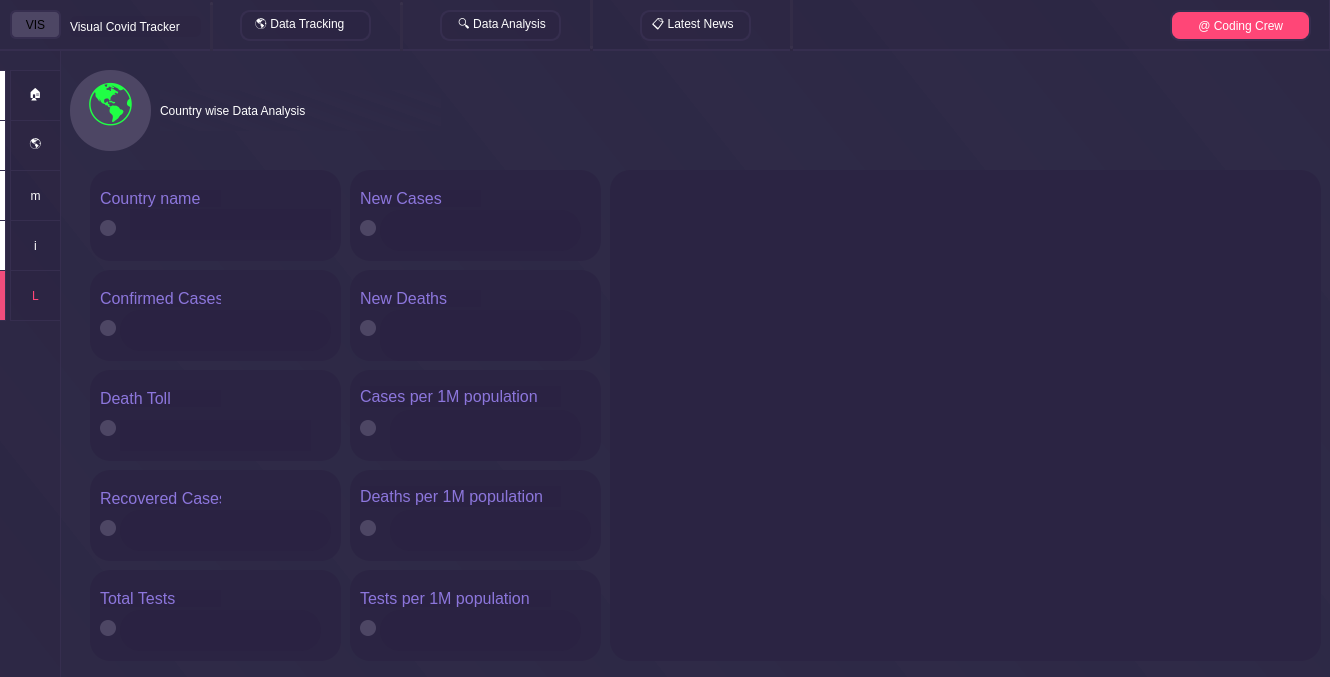
 <widget class="QMainWindow" name="MainWindow">
  <property name="geometry">
   <rect>
    <x>0</x>
    <y>0</y>
    <width>1330</width>
    <height>677</height>
   </rect>
  </property>
  <property name="windowTitle">
   <string>MainWindow</string>
  </property>
  <property name="styleSheet">
   <string notr="true">background-color: qlineargradient(spread:repeat, x1:0.845, y1:0.0625, x2:1, y2:0, stop:0  rgba(47, 42, 71, 255), stop:1  rgba(45, 41, 70, 255))

</string>
  </property>
  <widget class="QWidget" name="centralwidget">
   <widget class="QWidget" name="widget" native="true">
    <property name="geometry">
     <rect>
      <x>-10</x>
      <y>-10</y>
      <width>1341</width>
      <height>61</height>
     </rect>
    </property>
    <property name="styleSheet">
     <string notr="true">background-color: qlineargradient(spread:pad, x1:0, y1:0, x2:1, y2:0, stop:1 rgba(40, 33, 61, 50));
border:2px solid rgb(54, 46, 79)
</string>
    </property>
    <widget class="QPushButton" name="pushButton">
     <property name="geometry">
      <rect>
       <x>20</x>
       <y>20</y>
       <width>51</width>
       <height>29</height>
      </rect>
     </property>
     <property name="styleSheet">
      <string notr="true">border-width: 2px;
border-radius:6px;
font: 75 9pt &quot;Ubuntu&quot;;
background-color: qlineargradient(spread:pad, x1:0, y1:0, x2:1, y2:0, stop:1 rgba(77, 70, 100, 255));
</string>
     </property>
     <property name="text">
      <string>VIS</string>
     </property>
    </widget>
    <widget class="QLabel" name="label">
     <property name="geometry">
      <rect>
       <x>80</x>
       <y>26</y>
       <width>131</width>
       <height>21</height>
      </rect>
     </property>
     <property name="styleSheet">
      <string notr="true">
border-width: 0px;
color: rgb(255, 255, 255);
border-radius:6px;
font: 9pt &quot;Ubuntu&quot;;</string>
     </property>
     <property name="text">
      <string>Visual Covid Tracker</string>
     </property>
    </widget>
    <widget class="QLabel" name="label_2">
     <property name="geometry">
      <rect>
       <x>250</x>
       <y>20</y>
       <width>131</width>
       <height>31</height>
      </rect>
     </property>
     <property name="styleSheet">
      <string notr="true">
border-radius:10px;
color: rgb(255, 255, 255);
font: 9pt &quot;Ubuntu&quot;;</string>
     </property>
     <property name="text">
      <string>   🌎 Data Tracking</string>
     </property>
    </widget>
    <widget class="QLabel" name="label_3">
     <property name="geometry">
      <rect>
       <x>450</x>
       <y>20</y>
       <width>121</width>
       <height>31</height>
      </rect>
     </property>
     <property name="styleSheet">
      <string notr="true">
border-radius:10px;
color: rgb(255, 255, 255);
font: 9pt &quot;Ubuntu&quot;;</string>
     </property>
     <property name="text">
      <string>    🔍 Data Analysis</string>
     </property>
    </widget>
    <widget class="QLabel" name="label_4">
     <property name="geometry">
      <rect>
       <x>650</x>
       <y>20</y>
       <width>111</width>
       <height>31</height>
      </rect>
     </property>
     <property name="styleSheet">
      <string notr="true">
border-radius:10px;
color: rgb(255, 255, 255);
font: 9pt &quot;Ubuntu&quot;;</string>
     </property>
     <property name="text">
      <string>  📋 Latest News</string>
     </property>
    </widget>
    <widget class="QLabel" name="label_5">
     <property name="geometry">
      <rect>
       <x>1180</x>
       <y>20</y>
       <width>141</width>
       <height>31</height>
      </rect>
     </property>
     <property name="styleSheet">
      <string notr="true">border-radius:10px;
font: 9pt &quot;Ubuntu&quot;;
background-color: qlineargradient(spread:pad, x1:0, y1:0, x2:1, y2:0, stop:1 rgba(255, 70, 119, 255));
color: rgb(255, 255, 255);</string>
     </property>
     <property name="text">
      <string>       @ Coding Crew</string>
     </property>
    </widget>
    <widget class="Line" name="line">
     <property name="geometry">
      <rect>
       <x>220</x>
       <y>10</y>
       <width>3</width>
       <height>61</height>
      </rect>
     </property>
     <property name="styleSheet">
      <string notr="true">border-width: 5px;

border-color:qlineargradient(spread:pad, x1:0, y1:0, x2:1, y2:0, stop:1 rgba(97, 91, 117, 25));
background-color: qlineargradient(spread:pad, x1:0, y1:0, x2:1, y2:0, stop:1 rgba(40, 33, 61,255));
</string>
     </property>
     <property name="orientation">
      <enum>Qt::Vertical</enum>
     </property>
    </widget>
    <widget class="Line" name="line_2">
     <property name="geometry">
      <rect>
       <x>800</x>
       <y>0</y>
       <width>3</width>
       <height>61</height>
      </rect>
     </property>
     <property name="styleSheet">
      <string notr="true">border-width: 5px;

border-color:qlineargradient(spread:pad, x1:0, y1:0, x2:1, y2:0, stop:1 rgba(97, 91, 117, 25));
background-color: qlineargradient(spread:pad, x1:0, y1:0, x2:1, y2:0, stop:1 rgba(40, 33, 61,255));
</string>
     </property>
     <property name="orientation">
      <enum>Qt::Vertical</enum>
     </property>
    </widget>
    <widget class="Line" name="line_3">
     <property name="geometry">
      <rect>
       <x>600</x>
       <y>0</y>
       <width>3</width>
       <height>61</height>
      </rect>
     </property>
     <property name="styleSheet">
      <string notr="true">border-width: 5px;

border-color:qlineargradient(spread:pad, x1:0, y1:0, x2:1, y2:0, stop:1 rgba(97, 91, 117, 25));
background-color: qlineargradient(spread:pad, x1:0, y1:0, x2:1, y2:0, stop:1 rgba(40, 33, 61,255));
</string>
     </property>
     <property name="orientation">
      <enum>Qt::Vertical</enum>
     </property>
    </widget>
    <widget class="Line" name="line_4">
     <property name="geometry">
      <rect>
       <x>410</x>
       <y>10</y>
       <width>3</width>
       <height>61</height>
      </rect>
     </property>
     <property name="styleSheet">
      <string notr="true">border-width: 5px;

border-color:qlineargradient(spread:pad, x1:0, y1:0, x2:1, y2:0, stop:1 rgba(97, 91, 117, 25));
background-color: qlineargradient(spread:pad, x1:0, y1:0, x2:1, y2:0, stop:1 rgba(40, 33, 61,255));
</string>
     </property>
     <property name="orientation">
      <enum>Qt::Vertical</enum>
     </property>
    </widget>
   </widget>
   <widget class="QWidget" name="widget_2" native="true">
    <property name="geometry">
     <rect>
      <x>-10</x>
      <y>50</y>
      <width>71</width>
      <height>651</height>
     </rect>
    </property>
    <property name="styleSheet">
     <string notr="true">background-color: qlineargradient(spread:pad, x1:0, y1:0, x2:1, y2:0, stop:1 rgba(40, 33, 61, 50));
border:1px solid rgb(54, 46, 79)
</string>
    </property>
    <widget class="QPushButton" name="pushButton_2">
     <property name="geometry">
      <rect>
       <x>20</x>
       <y>20</y>
       <width>51</width>
       <height>51</height>
      </rect>
     </property>
     <property name="styleSheet">
      <string notr="true">color: rgb(255,255,255);
font: 75 20pt &quot;Ubuntu&quot;;</string>
     </property>
     <property name="text">
      <string>🏠</string>
     </property>
    </widget>
    <widget class="QLabel" name="label_6">
     <property name="geometry">
      <rect>
       <x>0</x>
       <y>20</y>
       <width>16</width>
       <height>51</height>
      </rect>
     </property>
     <property name="styleSheet">
      <string notr="true">background-color: qlineargradient(spread:pad, x1:0, y1:0, x2:1, y2:0, stop:1 rgba(255, 255, 255, 255));
</string>
     </property>
     <property name="text">
      <string/>
     </property>
    </widget>
    <widget class="QLabel" name="label_7">
     <property name="geometry">
      <rect>
       <x>0</x>
       <y>120</y>
       <width>16</width>
       <height>51</height>
      </rect>
     </property>
     <property name="styleSheet">
      <string notr="true">background-color: qlineargradient(spread:pad, x1:0, y1:0, x2:1, y2:0, stop:1 rgba(255, 255, 255, 255));
</string>
     </property>
     <property name="text">
      <string/>
     </property>
    </widget>
    <widget class="QPushButton" name="pushButton_3">
     <property name="geometry">
      <rect>
       <x>20</x>
       <y>70</y>
       <width>51</width>
       <height>51</height>
      </rect>
     </property>
     <property name="toolTip">
      <string>&lt;html&gt;&lt;head/&gt;&lt;body&gt;&lt;p&gt;&lt;span style=&quot; font-weight:600;&quot;&gt;GLOBAL DATA&lt;/span&gt;&lt;/p&gt;&lt;/body&gt;&lt;/html&gt;</string>
     </property>
     <property name="styleSheet">
      <string notr="true">color: rgb(255,255,255);
font: 75 20pt &quot;Ubuntu&quot;;</string>
     </property>
     <property name="text">
      <string>🌎</string>
     </property>
    </widget>
    <widget class="QLabel" name="label_8">
     <property name="geometry">
      <rect>
       <x>0</x>
       <y>170</y>
       <width>16</width>
       <height>51</height>
      </rect>
     </property>
     <property name="styleSheet">
      <string notr="true">background-color: qlineargradient(spread:pad, x1:0, y1:0, x2:1, y2:0, stop:1 rgba(255, 255, 255, 255));
</string>
     </property>
     <property name="text">
      <string/>
     </property>
    </widget>
    <widget class="QPushButton" name="pushButton_4">
     <property name="geometry">
      <rect>
       <x>20</x>
       <y>120</y>
       <width>51</width>
       <height>51</height>
      </rect>
     </property>
     <property name="styleSheet">
      <string notr="true">color: rgb(255,255,255);
font: 30pt &quot;Webdings&quot;;
</string>
     </property>
     <property name="text">
      <string>m</string>
     </property>
    </widget>
    <widget class="QLabel" name="label_9">
     <property name="geometry">
      <rect>
       <x>0</x>
       <y>220</y>
       <width>16</width>
       <height>51</height>
      </rect>
     </property>
     <property name="styleSheet">
      <string notr="true">background-color: qlineargradient(spread:pad, x1:0, y1:0, x2:1, y2:0, stop:1 rgba(240, 77, 124, 255));
</string>
     </property>
     <property name="text">
      <string/>
     </property>
    </widget>
    <widget class="QPushButton" name="pushButton_5">
     <property name="geometry">
      <rect>
       <x>20</x>
       <y>170</y>
       <width>51</width>
       <height>51</height>
      </rect>
     </property>
     <property name="styleSheet">
      <string notr="true">color: rgb(255,255,255);
font: 28pt &quot;Webdings&quot;;
</string>
     </property>
     <property name="text">
      <string>i</string>
     </property>
    </widget>
    <widget class="QPushButton" name="pushButton_6">
     <property name="geometry">
      <rect>
       <x>20</x>
       <y>220</y>
       <width>51</width>
       <height>51</height>
      </rect>
     </property>
     <property name="toolTip">
      <string>&lt;html&gt;&lt;head/&gt;&lt;body&gt;&lt;p&gt;&lt;span style=&quot; font-weight:600;&quot;&gt;GLOBAL DATA&lt;/span&gt;&lt;/p&gt;&lt;/body&gt;&lt;/html&gt;</string>
     </property>
     <property name="styleSheet">
      <string notr="true">color: rgb(255, 69, 118);
font: 35pt &quot;Webdings&quot;;</string>
     </property>
     <property name="text">
      <string>L</string>
     </property>
    </widget>
    <widget class="QLabel" name="label_10">
     <property name="geometry">
      <rect>
       <x>0</x>
       <y>70</y>
       <width>16</width>
       <height>51</height>
      </rect>
     </property>
     <property name="styleSheet">
      <string notr="true">background-color: qlineargradient(spread:pad, x1:0, y1:0, x2:1, y2:0, stop:1 rgba(255, 255, 255, 255));
</string>
     </property>
     <property name="text">
      <string/>
     </property>
    </widget>
    <zorder>pushButton_6</zorder>
    <zorder>pushButton_2</zorder>
    <zorder>label_6</zorder>
    <zorder>label_7</zorder>
    <zorder>pushButton_3</zorder>
    <zorder>label_8</zorder>
    <zorder>pushButton_4</zorder>
    <zorder>label_9</zorder>
    <zorder>pushButton_5</zorder>
    <zorder>label_10</zorder>
   </widget>
   <widget class="QLabel" name="label_11">
    <property name="geometry">
     <rect>
      <x>160</x>
      <y>90</y>
      <width>281</width>
      <height>41</height>
     </rect>
    </property>
    <property name="styleSheet">
     <string notr="true">color: rgb(255, 255, 255);
font: 75 16pt &quot;Ubuntu&quot;;</string>
    </property>
    <property name="text">
     <string>Country wise Data Analysis</string>
    </property>
   </widget>
   <widget class="QPushButton" name="mp">
    <property name="geometry">
     <rect>
      <x>70</x>
      <y>70</y>
      <width>81</width>
      <height>81</height>
     </rect>
    </property>
    <property name="font">
     <font>
      <family>Ubuntu</family>
      <pointsize>35</pointsize>
      <weight>9</weight>
      <italic>false</italic>
      <bold>false</bold>
     </font>
    </property>
    <property name="toolTip">
     <string>&lt;html&gt;&lt;head/&gt;&lt;body&gt;&lt;p&gt;To View The Map Again&lt;/p&gt;&lt;/body&gt;&lt;/html&gt;</string>
    </property>
    <property name="styleSheet">
     <string notr="true">border-width: 2px;
border-radius:40px;
font: 75 35pt &quot;Ubuntu&quot;;
color: rgb(32, 255, 69);
background-color: qlineargradient(spread:pad, x1:0, y1:0, x2:1, y2:0, stop:1 rgba(77, 70, 100, 255));
</string>
    </property>
    <property name="text">
     <string>🌎</string>
    </property>
   </widget>
   <widget class="QWidget" name="widget_3" native="true">
    <property name="geometry">
     <rect>
      <x>90</x>
      <y>170</y>
      <width>251</width>
      <height>91</height>
     </rect>
    </property>
    <property name="styleSheet">
     <string notr="true">border-width:2px;
border-radius:20px;
background-color: qlineargradient(spread:pad, x1:0, y1:0, x2:1, y2:0, stop:1 rgba(40, 33, 64, 150));
</string>
    </property>
    <widget class="QLabel" name="label_12">
     <property name="geometry">
      <rect>
       <x>10</x>
       <y>20</y>
       <width>121</width>
       <height>17</height>
      </rect>
     </property>
     <property name="font">
      <font>
       <family>Ubuntu</family>
       <pointsize>12</pointsize>
       <weight>9</weight>
       <italic>false</italic>
       <bold>false</bold>
      </font>
     </property>
     <property name="styleSheet">
      <string notr="true">font: 75 12pt &quot;Ubuntu&quot;;
color: rgb(140, 118, 220)</string>
     </property>
     <property name="text">
      <string>Country name</string>
     </property>
    </widget>
    <widget class="QPushButton" name="pushButton_7">
     <property name="geometry">
      <rect>
       <x>10</x>
       <y>50</y>
       <width>16</width>
       <height>16</height>
      </rect>
     </property>
     <property name="styleSheet">
      <string notr="true">border-width: 2px;
border-radius:8px;
font: 75 9pt &quot;Ubuntu&quot;;
background-color: qlineargradient(spread:pad, x1:0, y1:0, x2:1, y2:0, stop:1 rgba(77, 70, 100, 255));
</string>
     </property>
     <property name="text">
      <string/>
     </property>
    </widget>
    <widget class="QLabel" name="tag">
     <property name="geometry">
      <rect>
       <x>40</x>
       <y>39</y>
       <width>201</width>
       <height>31</height>
      </rect>
     </property>
     <property name="font">
      <font>
       <family>Ubuntu</family>
       <pointsize>18</pointsize>
       <weight>9</weight>
       <italic>false</italic>
       <bold>false</bold>
      </font>
     </property>
     <property name="styleSheet">
      <string notr="true">
color: rgb(200, 22, 41);
font: 75 18pt &quot;Ubuntu&quot;;
</string>
     </property>
     <property name="text">
      <string/>
     </property>
    </widget>
   </widget>
   <widget class="QWidget" name="widget_4" native="true">
    <property name="geometry">
     <rect>
      <x>90</x>
      <y>270</y>
      <width>251</width>
      <height>91</height>
     </rect>
    </property>
    <property name="styleSheet">
     <string notr="true">border-width:2px;
border-radius:20px;
background-color: qlineargradient(spread:pad, x1:0, y1:0, x2:1, y2:0, stop:1 rgba(40, 33, 64, 150));
</string>
    </property>
    <widget class="QLabel" name="label_13">
     <property name="geometry">
      <rect>
       <x>10</x>
       <y>20</y>
       <width>121</width>
       <height>17</height>
      </rect>
     </property>
     <property name="font">
      <font>
       <family>Ubuntu</family>
       <pointsize>12</pointsize>
       <weight>9</weight>
       <italic>false</italic>
       <bold>false</bold>
      </font>
     </property>
     <property name="styleSheet">
      <string notr="true">font: 75 12pt &quot;Ubuntu&quot;;
color: rgb(140, 118, 220)</string>
     </property>
     <property name="text">
      <string>Confirmed Cases</string>
     </property>
    </widget>
    <widget class="QPushButton" name="pushButton_8">
     <property name="geometry">
      <rect>
       <x>10</x>
       <y>50</y>
       <width>16</width>
       <height>16</height>
      </rect>
     </property>
     <property name="styleSheet">
      <string notr="true">border-width: 2px;
border-radius:8px;
font: 75 9pt &quot;Ubuntu&quot;;
background-color: qlineargradient(spread:pad, x1:0, y1:0, x2:1, y2:0, stop:1 rgba(77, 70, 100, 255));
</string>
     </property>
     <property name="text">
      <string/>
     </property>
    </widget>
    <widget class="QLabel" name="con">
     <property name="geometry">
      <rect>
       <x>30</x>
       <y>40</y>
       <width>211</width>
       <height>41</height>
      </rect>
     </property>
     <property name="styleSheet">
      <string notr="true">
color: rgb(200, 22, 41);
font: 75 18pt &quot;Ubuntu&quot;;
</string>
     </property>
     <property name="text">
      <string/>
     </property>
    </widget>
   </widget>
   <widget class="QWidget" name="widget_5" native="true">
    <property name="geometry">
     <rect>
      <x>90</x>
      <y>370</y>
      <width>251</width>
      <height>91</height>
     </rect>
    </property>
    <property name="styleSheet">
     <string notr="true">border-width:2px;
border-radius:20px;
background-color: qlineargradient(spread:pad, x1:0, y1:0, x2:1, y2:0, stop:1 rgba(40, 33, 64, 150));
</string>
    </property>
    <widget class="QLabel" name="label_14">
     <property name="geometry">
      <rect>
       <x>10</x>
       <y>20</y>
       <width>121</width>
       <height>17</height>
      </rect>
     </property>
     <property name="font">
      <font>
       <family>Ubuntu</family>
       <pointsize>12</pointsize>
       <weight>9</weight>
       <italic>false</italic>
       <bold>false</bold>
      </font>
     </property>
     <property name="styleSheet">
      <string notr="true">font: 75 12pt &quot;Ubuntu&quot;;
color: rgb(140, 118, 220)</string>
     </property>
     <property name="text">
      <string>Death Toll</string>
     </property>
    </widget>
    <widget class="QPushButton" name="pushButton_9">
     <property name="geometry">
      <rect>
       <x>10</x>
       <y>50</y>
       <width>16</width>
       <height>16</height>
      </rect>
     </property>
     <property name="styleSheet">
      <string notr="true">border-width: 2px;
border-radius:8px;
font: 75 9pt &quot;Ubuntu&quot;;
background-color: qlineargradient(spread:pad, x1:0, y1:0, x2:1, y2:0, stop:1 rgba(77, 70, 100, 255));
</string>
     </property>
     <property name="text">
      <string/>
     </property>
    </widget>
    <widget class="QLabel" name="det">
     <property name="geometry">
      <rect>
       <x>30</x>
       <y>50</y>
       <width>191</width>
       <height>31</height>
      </rect>
     </property>
     <property name="styleSheet">
      <string notr="true">
color: rgb(200, 22, 41);
font: 75 18pt &quot;Ubuntu&quot;;
</string>
     </property>
     <property name="text">
      <string/>
     </property>
    </widget>
   </widget>
   <widget class="QWidget" name="widget_6" native="true">
    <property name="geometry">
     <rect>
      <x>90</x>
      <y>470</y>
      <width>251</width>
      <height>91</height>
     </rect>
    </property>
    <property name="styleSheet">
     <string notr="true">border-width:2px;
border-radius:20px;
background-color: qlineargradient(spread:pad, x1:0, y1:0, x2:1, y2:0, stop:1 rgba(40, 33, 64, 150));
</string>
    </property>
    <widget class="QLabel" name="label_15">
     <property name="geometry">
      <rect>
       <x>10</x>
       <y>20</y>
       <width>121</width>
       <height>17</height>
      </rect>
     </property>
     <property name="font">
      <font>
       <family>Ubuntu</family>
       <pointsize>12</pointsize>
       <weight>9</weight>
       <italic>false</italic>
       <bold>false</bold>
      </font>
     </property>
     <property name="styleSheet">
      <string notr="true">font: 75 12pt &quot;Ubuntu&quot;;
color: rgb(140, 118, 220)</string>
     </property>
     <property name="text">
      <string>Recovered Cases</string>
     </property>
    </widget>
    <widget class="QPushButton" name="pushButton_10">
     <property name="geometry">
      <rect>
       <x>10</x>
       <y>50</y>
       <width>16</width>
       <height>16</height>
      </rect>
     </property>
     <property name="styleSheet">
      <string notr="true">border-width: 2px;
border-radius:8px;
font: 75 9pt &quot;Ubuntu&quot;;
background-color: qlineargradient(spread:pad, x1:0, y1:0, x2:1, y2:0, stop:1 rgba(77, 70, 100, 255));
</string>
     </property>
     <property name="text">
      <string/>
     </property>
    </widget>
    <widget class="QLabel" name="reco">
     <property name="geometry">
      <rect>
       <x>30</x>
       <y>40</y>
       <width>211</width>
       <height>41</height>
      </rect>
     </property>
     <property name="styleSheet">
      <string notr="true">
color: rgb(200, 22, 41);
font: 75 18pt &quot;Ubuntu&quot;;
</string>
     </property>
     <property name="text">
      <string/>
     </property>
    </widget>
   </widget>
   <widget class="QWidget" name="widget_7" native="true">
    <property name="geometry">
     <rect>
      <x>90</x>
      <y>570</y>
      <width>251</width>
      <height>91</height>
     </rect>
    </property>
    <property name="styleSheet">
     <string notr="true">border-width:2px;
border-radius:20px;
background-color: qlineargradient(spread:pad, x1:0, y1:0, x2:1, y2:0, stop:1 rgba(40, 33, 64, 150));
</string>
    </property>
    <widget class="QLabel" name="label_16">
     <property name="geometry">
      <rect>
       <x>10</x>
       <y>20</y>
       <width>121</width>
       <height>17</height>
      </rect>
     </property>
     <property name="font">
      <font>
       <family>Ubuntu</family>
       <pointsize>12</pointsize>
       <weight>9</weight>
       <italic>false</italic>
       <bold>false</bold>
      </font>
     </property>
     <property name="styleSheet">
      <string notr="true">font: 75 12pt &quot;Ubuntu&quot;;
color: rgb(140, 118, 220)</string>
     </property>
     <property name="text">
      <string>Total Tests</string>
     </property>
    </widget>
    <widget class="QPushButton" name="pushButton_11">
     <property name="geometry">
      <rect>
       <x>10</x>
       <y>50</y>
       <width>16</width>
       <height>16</height>
      </rect>
     </property>
     <property name="styleSheet">
      <string notr="true">border-width: 2px;
border-radius:8px;
font: 75 9pt &quot;Ubuntu&quot;;
background-color: qlineargradient(spread:pad, x1:0, y1:0, x2:1, y2:0, stop:1 rgba(77, 70, 100, 255));
</string>
     </property>
     <property name="text">
      <string/>
     </property>
    </widget>
    <widget class="QLabel" name="tt">
     <property name="geometry">
      <rect>
       <x>30</x>
       <y>40</y>
       <width>201</width>
       <height>41</height>
      </rect>
     </property>
     <property name="styleSheet">
      <string notr="true">
color: rgb(200, 22, 41);
font: 75 18pt &quot;Ubuntu&quot;;
</string>
     </property>
     <property name="text">
      <string/>
     </property>
    </widget>
   </widget>
   <widget class="QWidget" name="widget_8" native="true">
    <property name="geometry">
     <rect>
      <x>350</x>
      <y>170</y>
      <width>251</width>
      <height>91</height>
     </rect>
    </property>
    <property name="styleSheet">
     <string notr="true">border-width:2px;
border-radius:20px;
background-color: qlineargradient(spread:pad, x1:0, y1:0, x2:1, y2:0, stop:1 rgba(40, 33, 64, 150));
</string>
    </property>
    <widget class="QLabel" name="label_17">
     <property name="geometry">
      <rect>
       <x>10</x>
       <y>20</y>
       <width>121</width>
       <height>17</height>
      </rect>
     </property>
     <property name="font">
      <font>
       <family>Ubuntu</family>
       <pointsize>12</pointsize>
       <weight>9</weight>
       <italic>false</italic>
       <bold>false</bold>
      </font>
     </property>
     <property name="styleSheet">
      <string notr="true">font: 75 12pt &quot;Ubuntu&quot;;
color: rgb(140, 118, 220)</string>
     </property>
     <property name="text">
      <string>New Cases</string>
     </property>
    </widget>
    <widget class="QPushButton" name="pushButton_12">
     <property name="geometry">
      <rect>
       <x>10</x>
       <y>50</y>
       <width>16</width>
       <height>16</height>
      </rect>
     </property>
     <property name="styleSheet">
      <string notr="true">border-width: 2px;
border-radius:8px;
font: 75 9pt &quot;Ubuntu&quot;;
background-color: qlineargradient(spread:pad, x1:0, y1:0, x2:1, y2:0, stop:1 rgba(77, 70, 100, 255));
</string>
     </property>
     <property name="text">
      <string/>
     </property>
    </widget>
    <widget class="QLabel" name="nc">
     <property name="geometry">
      <rect>
       <x>30</x>
       <y>40</y>
       <width>201</width>
       <height>41</height>
      </rect>
     </property>
     <property name="styleSheet">
      <string notr="true">
color: rgb(200, 22, 41);
font: 75 18pt &quot;Ubuntu&quot;;
</string>
     </property>
     <property name="text">
      <string/>
     </property>
    </widget>
   </widget>
   <widget class="QWidget" name="widget_9" native="true">
    <property name="geometry">
     <rect>
      <x>350</x>
      <y>270</y>
      <width>251</width>
      <height>91</height>
     </rect>
    </property>
    <property name="styleSheet">
     <string notr="true">border-width:2px;
border-radius:20px;
background-color: qlineargradient(spread:pad, x1:0, y1:0, x2:1, y2:0, stop:1 rgba(40, 33, 64, 150));
</string>
    </property>
    <widget class="QLabel" name="label_18">
     <property name="geometry">
      <rect>
       <x>10</x>
       <y>20</y>
       <width>121</width>
       <height>17</height>
      </rect>
     </property>
     <property name="font">
      <font>
       <family>Ubuntu</family>
       <pointsize>12</pointsize>
       <weight>9</weight>
       <italic>false</italic>
       <bold>false</bold>
      </font>
     </property>
     <property name="styleSheet">
      <string notr="true">font: 75 12pt &quot;Ubuntu&quot;;
color: rgb(140, 118, 220)</string>
     </property>
     <property name="text">
      <string>New Deaths</string>
     </property>
    </widget>
    <widget class="QPushButton" name="pushButton_13">
     <property name="geometry">
      <rect>
       <x>10</x>
       <y>50</y>
       <width>16</width>
       <height>16</height>
      </rect>
     </property>
     <property name="styleSheet">
      <string notr="true">border-width: 2px;
border-radius:8px;
font: 75 9pt &quot;Ubuntu&quot;;
background-color: qlineargradient(spread:pad, x1:0, y1:0, x2:1, y2:0, stop:1 rgba(77, 70, 100, 255));
</string>
     </property>
     <property name="text">
      <string/>
     </property>
    </widget>
    <widget class="QLabel" name="nd">
     <property name="geometry">
      <rect>
       <x>30</x>
       <y>40</y>
       <width>201</width>
       <height>51</height>
      </rect>
     </property>
     <property name="styleSheet">
      <string notr="true">
color: rgb(200, 22, 41);
font: 75 18pt &quot;Ubuntu&quot;;
</string>
     </property>
     <property name="text">
      <string/>
     </property>
    </widget>
   </widget>
   <widget class="QWidget" name="widget_10" native="true">
    <property name="geometry">
     <rect>
      <x>350</x>
      <y>370</y>
      <width>251</width>
      <height>91</height>
     </rect>
    </property>
    <property name="styleSheet">
     <string notr="true">border-width:2px;
border-radius:20px;
background-color: qlineargradient(spread:pad, x1:0, y1:0, x2:1, y2:0, stop:1 rgba(40, 33, 64, 150));
</string>
    </property>
    <widget class="QLabel" name="label_19">
     <property name="geometry">
      <rect>
       <x>10</x>
       <y>16</y>
       <width>201</width>
       <height>21</height>
      </rect>
     </property>
     <property name="font">
      <font>
       <family>Ubuntu</family>
       <pointsize>12</pointsize>
       <weight>9</weight>
       <italic>false</italic>
       <bold>false</bold>
      </font>
     </property>
     <property name="styleSheet">
      <string notr="true">font: 75 12pt &quot;Ubuntu&quot;;
color: rgb(140, 118, 220)</string>
     </property>
     <property name="text">
      <string>Cases per 1M population</string>
     </property>
    </widget>
    <widget class="QPushButton" name="pushButton_14">
     <property name="geometry">
      <rect>
       <x>10</x>
       <y>50</y>
       <width>16</width>
       <height>16</height>
      </rect>
     </property>
     <property name="styleSheet">
      <string notr="true">border-width: 2px;
border-radius:8px;
font: 75 9pt &quot;Ubuntu&quot;;
background-color: qlineargradient(spread:pad, x1:0, y1:0, x2:1, y2:0, stop:1 rgba(77, 70, 100, 255));
</string>
     </property>
     <property name="text">
      <string/>
     </property>
    </widget>
    <widget class="QLabel" name="cpm">
     <property name="geometry">
      <rect>
       <x>40</x>
       <y>40</y>
       <width>191</width>
       <height>51</height>
      </rect>
     </property>
     <property name="styleSheet">
      <string notr="true">
color: rgb(200, 22, 41);
font: 75 18pt &quot;Ubuntu&quot;;
</string>
     </property>
     <property name="text">
      <string/>
     </property>
    </widget>
   </widget>
   <widget class="QWidget" name="widget_11" native="true">
    <property name="geometry">
     <rect>
      <x>350</x>
      <y>470</y>
      <width>251</width>
      <height>91</height>
     </rect>
    </property>
    <property name="styleSheet">
     <string notr="true">border-width:2px;
border-radius:20px;
background-color: qlineargradient(spread:pad, x1:0, y1:0, x2:1, y2:0, stop:1 rgba(40, 33, 64, 150));
</string>
    </property>
    <widget class="QLabel" name="label_20">
     <property name="geometry">
      <rect>
       <x>10</x>
       <y>16</y>
       <width>201</width>
       <height>21</height>
      </rect>
     </property>
     <property name="font">
      <font>
       <family>Ubuntu</family>
       <pointsize>12</pointsize>
       <weight>9</weight>
       <italic>false</italic>
       <bold>false</bold>
      </font>
     </property>
     <property name="styleSheet">
      <string notr="true">font: 75 12pt &quot;Ubuntu&quot;;
color: rgb(140, 118, 220)</string>
     </property>
     <property name="text">
      <string>Deaths per 1M population</string>
     </property>
    </widget>
    <widget class="QPushButton" name="pushButton_15">
     <property name="geometry">
      <rect>
       <x>10</x>
       <y>50</y>
       <width>16</width>
       <height>16</height>
      </rect>
     </property>
     <property name="styleSheet">
      <string notr="true">border-width: 2px;
border-radius:8px;
font: 75 9pt &quot;Ubuntu&quot;;
background-color: qlineargradient(spread:pad, x1:0, y1:0, x2:1, y2:0, stop:1 rgba(77, 70, 100, 255));
</string>
     </property>
     <property name="text">
      <string/>
     </property>
    </widget>
    <widget class="QLabel" name="dpm">
     <property name="geometry">
      <rect>
       <x>40</x>
       <y>40</y>
       <width>201</width>
       <height>41</height>
      </rect>
     </property>
     <property name="styleSheet">
      <string notr="true">
color: rgb(200, 22, 41);
font: 75 18pt &quot;Ubuntu&quot;;
</string>
     </property>
     <property name="text">
      <string/>
     </property>
    </widget>
   </widget>
   <widget class="QWidget" name="widget_12" native="true">
    <property name="geometry">
     <rect>
      <x>350</x>
      <y>570</y>
      <width>251</width>
      <height>91</height>
     </rect>
    </property>
    <property name="styleSheet">
     <string notr="true">border-width:2px;
border-radius:20px;
background-color: qlineargradient(spread:pad, x1:0, y1:0, x2:1, y2:0, stop:1 rgba(40, 33, 64, 150));
</string>
    </property>
    <widget class="QLabel" name="label_21">
     <property name="geometry">
      <rect>
       <x>10</x>
       <y>20</y>
       <width>191</width>
       <height>17</height>
      </rect>
     </property>
     <property name="font">
      <font>
       <family>Ubuntu</family>
       <pointsize>12</pointsize>
       <weight>9</weight>
       <italic>false</italic>
       <bold>false</bold>
      </font>
     </property>
     <property name="styleSheet">
      <string notr="true">font: 75 12pt &quot;Ubuntu&quot;;
color: rgb(140, 118, 220)</string>
     </property>
     <property name="text">
      <string>Tests per 1M population</string>
     </property>
    </widget>
    <widget class="QPushButton" name="pushButton_16">
     <property name="geometry">
      <rect>
       <x>10</x>
       <y>50</y>
       <width>16</width>
       <height>16</height>
      </rect>
     </property>
     <property name="styleSheet">
      <string notr="true">border-width: 2px;
border-radius:8px;
font: 75 9pt &quot;Ubuntu&quot;;
background-color: qlineargradient(spread:pad, x1:0, y1:0, x2:1, y2:0, stop:1 rgba(77, 70, 100, 255));
</string>
     </property>
     <property name="text">
      <string/>
     </property>
    </widget>
    <widget class="QLabel" name="tpm">
     <property name="geometry">
      <rect>
       <x>30</x>
       <y>40</y>
       <width>201</width>
       <height>41</height>
      </rect>
     </property>
     <property name="styleSheet">
      <string notr="true">
color: rgb(200, 22, 41);
font: 75 18pt &quot;Ubuntu&quot;;
</string>
     </property>
     <property name="text">
      <string/>
     </property>
    </widget>
   </widget>
   <widget class="QWidget" name="wid1" native="true">
    <property name="geometry">
     <rect>
      <x>610</x>
      <y>170</y>
      <width>711</width>
      <height>491</height>
     </rect>
    </property>
    <property name="styleSheet">
     <string notr="true">border-width:2px;
border-radius:20px;
background-color: qlineargradient(spread:pad, x1:0, y1:0, x2:1, y2:0, stop:1 rgba(40, 33, 64, 150));
</string>
    </property>
   </widget>
  </widget>
 </widget>
